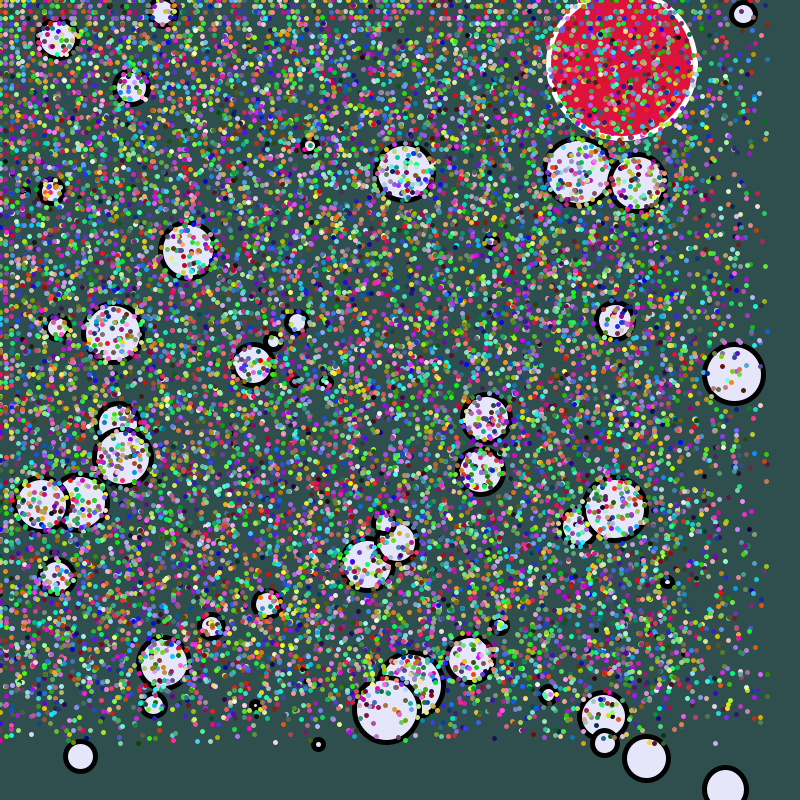
Frame 1 (no input)
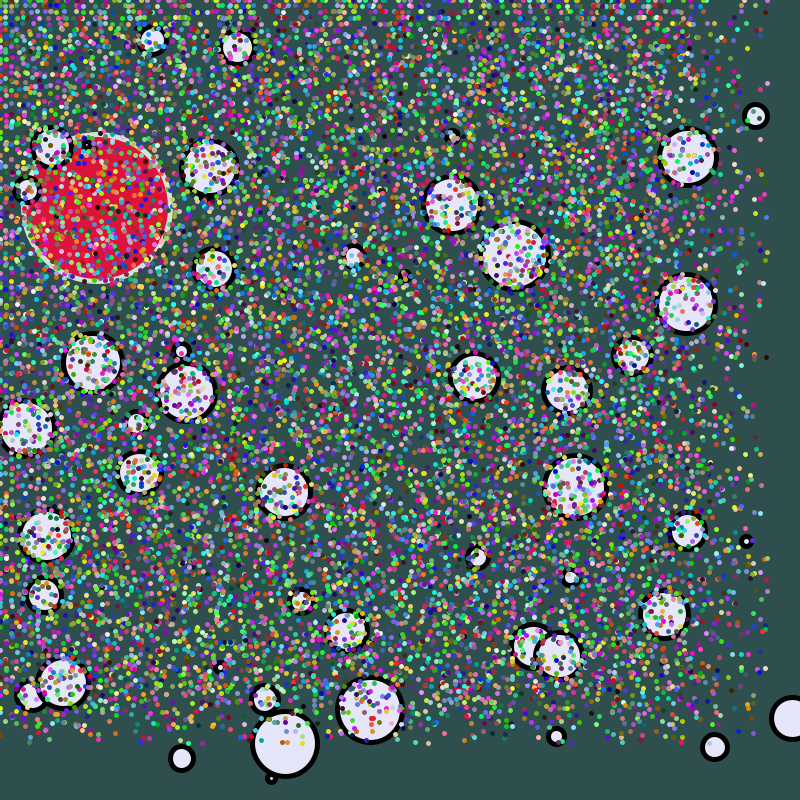
Frame 60 (the mouse pressed at the canvas centre just before this capture)
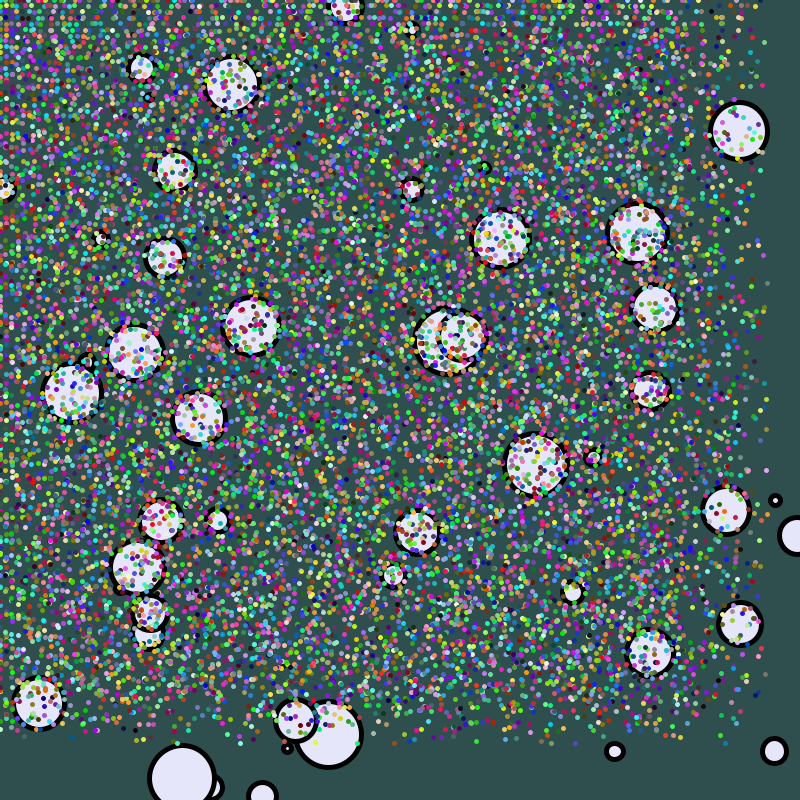
Frame 120 (the mouse held since frame 60 and released just before this capture)

The Processing sketch that drew these frames (run headless with seeded random() and noise(); from frame 60 on, the mouse is pressed at the canvas centre):

// Processing sketch: sketch_Week2
// ── sketch_Week2.pde
PVector[] sp;
PVector[] acc1;
PVector pos;
PVector acc2;
int speed = 200;
int num = 50;

int cols = 120;
int rows = cols;

float factor = 0.015;
int step;


void setup() {
  size(800, 800);

  pos = new PVector(random(width), random(height), random(80, 150));
  acc2 = new PVector(random(-speed, speed), random(-speed, speed), 0);
  sp = new PVector[num];
  acc1 = new PVector[num];

  for (int i = 0; i < num; i++) {
    sp[i] = new PVector(random(width), random(height), random(5, 70));
    acc1[i] = new PVector(random(-2, 2), random(-2, 2), 0);
  }
    
 
 
  stroke(255);
  noFill();
  background(100);
  strokeWeight(5);
  fill(255);
  step = (width / cols);
}

float inc = 0.5;

void draw() {
  background(47,79,79);

 pos.sub(acc2);

  if ( (pos.x > width) || (pos.x < 0)) {


    acc2.x = acc2.x * -1;
  }

  if ( (pos.y > width) || (pos.y < 0)) {

    acc2.y = acc2.y * -1;
  }

  fill(220,20,60);
  ellipse(pos.x, pos.y, pos.z, pos.z);
  strokeWeight(5);
  stroke(0);
   noFill();
  point(pos.x, pos.y);

  for (int j = 0; j < num; j++) {
    sp[j].add(acc1[j]);

    if ((sp[j].x > width) || (sp[j].x < 0)) {
      acc1[j].x = acc1[j].x * -1;
    }

    if ((sp[j].y > height) || (sp[j].y < 0)) {
      acc1[j].y = acc1[j].y * -1;
    }
    fill(230,230,250);
    ellipse(sp[j].x, sp[j].y, sp[j].z, sp[j].z);
  }
  float n;

  inc+= 0.0025;

  for (int y = 0; y < rows; y++) {
    for (int x = 0; x < cols; x++) {
      n = randomGaussian() *  80;
      float  cx = sin(n)*0.45;
      float cy = cos(n)*0.25;
      stroke( random(255), random(255), random(255));
      point(x * (step + cx), y * (step + cy));
    }
  }
}

void mousePressed() {
  speed = int(random(6));
  pos = new PVector(random(width), random(height), random(0,100));
   save("out.png");
}
